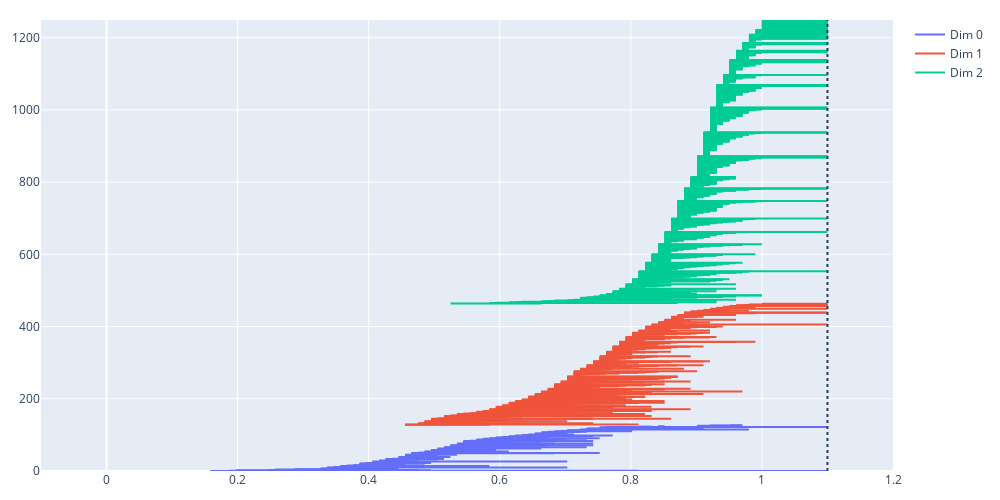

Notebook code for this chart:
### Code cell
# Barcode diagram
fig = oat.plot.barcode(homology)
fig.update_layout(
        width=1000, 
        height=500,
        margin=dict(l=20, r=20, t=20, b=20)
    )
fig.show()

### Figure 1 — Plotly figure (JSON) as saved in the notebook; plotly's stock layout.template omitted (floating-point values rounded to 4 significant figures; data arrays with more than 128 entries replaced by an {"elided": "..."} marker saying what was removed)
{"data": [{"hoverinfo": "text", "hovertext": {"elided": "384 str values"}, "line": {"color": "#636EFA"}, "mode": "lines", "name": "Dim 0", "type": "scatter", "x": {"elided": "384 float values"}, "y": {"elided": "384 int values"}}, {"hoverinfo": "text", "hovertext": {"elided": "1008 str values"}, "line": {"color": "#EF553B"}, "mode": "lines", "name": "Dim 1", "type": "scatter", "x": {"elided": "1008 float values"}, "y": {"elided": "1008 int values"}}, {"hoverinfo": "text", "hovertext": {"elided": "2355 str values"}, "line": {"color": "#00CC96"}, "mode": "lines", "name": "Dim 2", "type": "scatter", "x": {"elided": "2355 float values"}, "y": {"elided": "2355 int values"}}], "layout": {"height": 500, "margin": {"b": 20, "l": 20, "r": 20, "t": 20}, "shapes": [{"line": {"dash": "dot"}, "type": "line", "x0": 1.1, "x1": 1.1, "xref": "x", "y0": 0, "y1": 1, "yref": "y domain"}], "width": 1000, "xaxis": {"range": [-0.1, 1.2]}, "yaxis": {"range": [0, 1249]}}}
